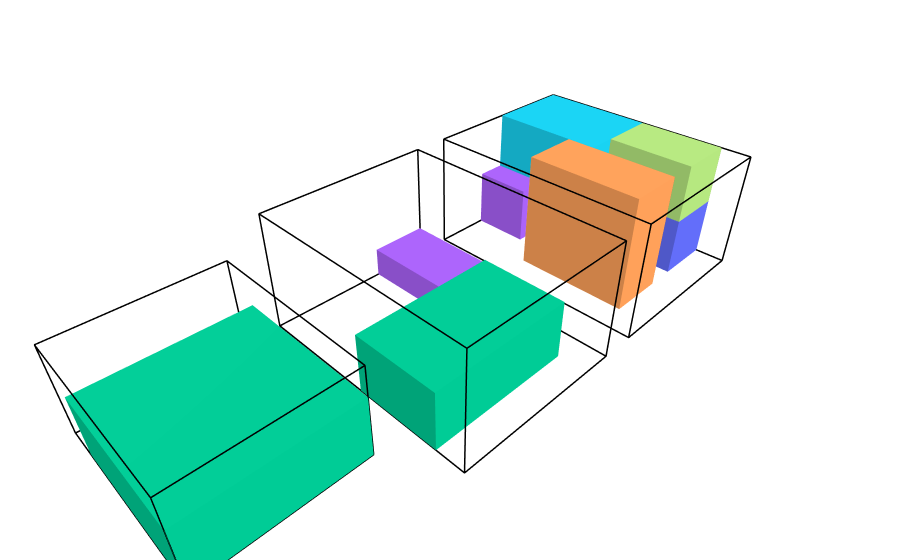

The notebook cell saved with this chart:
### Markdown cell above
Berikut hasil penyelesaiannya serta visualisasinya.

### Code cell
print(result_3)
draw_state(result_3.final_state)

### Figure 1 — Plotly figure (JSON) as saved in the notebook; plotly's stock layout.template omitted (floating-point values rounded to 4 significant figures)
{"data": [{"hovertemplate": "%{hovertext}<extra></extra>", "hovertext": ["<b>ID:</b> T1<br><b>Size:</b> 6x8x4<br><b>Max_Capacity:</b> 70<br>", "<b>ID:</b> T1<br><b>Size:</b> 6x8x4<br><b>Max_Capacity:</b> 70<br>", "<b>ID:</b> T1<br><b>Size:</b> 6x8x4<br><b>Max_Capacity:</b> 70<br>", "<b>ID:</b> T1<br><b>Size:</b> 6x8x4<br><b>Max_Capacity:</b> 70<br>", "<b>ID:</b> T1<br><b>Size:</b> 6x8x4<br><b>Max_Capacity:</b> 70<br>", "<b>ID:</b> T1<br><b>Size:</b> 6x8x4<br><b>Max_Capacity:</b> 70<br>", "<b>ID:</b> T1<br><b>Size:</b> 6x8x4<br><b>Max_Capacity:</b> 70<br>", "<b>ID:</b> T1<br><b>Size:</b> 6x8x4<br><b>Max_Capacity:</b> 70<br>", "<b>ID:</b> T1<br><b>Size:</b> 6x8x4<br><b>Max_Capacity:</b> 70<br>", "<b>ID:</b> T1<br><b>Size:</b> 6x8x4<br><b>Max_Capacity:</b> 70<br>", "<b>ID:</b> T1<br><b>Size:</b> 6x8x4<br><b>Max_Capacity:</b> 70<br>", "<b>ID:</b> T1<br><b>Size:</b> 6x8x4<br><b>Max_Capacity:</b> 70<br>", "<b>ID:</b> T1<br><b>Size:</b> 6x8x4<br><b>Max_Capacity:</b> 70<br>", "<b>ID:</b> T1<br><b>Size:</b> 6x8x4<br><b>Max_Capacity:</b> 70<br>", "<b>ID:</b> T1<br><b>Size:</b> 6x8x4<br><b>Max_Capacity:</b> 70<br>", "<b>ID:</b> T1<br><b>Size:</b> 6x8x4<br><b>Max_Capacity:</b> 70<br>", "<b>ID:</b> T1<br><b>Size:</b> 6x8x4<br><b>Max_Capacity:</b> 70<br>", "<b>ID:</b> T1<br><b>Size:</b> 6x8x4<br><b>Max_Capacity:</b> 70<br>", "<b>ID:</b> T1<br><b>Size:</b> 6x8x4<br><b>Max_Capacity:</b> 70<br>", "<b>ID:</b> T1<br><b>Size:</b> 6x8x4<br><b>Max_Capacity:</b> 70<br>", "<b>ID:</b> T1<br><b>Size:</b> 6x8x4<br><b>Max_Capacity:</b> 70<br>", "<b>ID:</b> T1<br><b>Size:</b> 6x8x4<br><b>Max_Capacity:</b> 70<br>", "<b>ID:</b> T1<br><b>Size:</b> 6x8x4<br><b>Max_Capacity:</b> 70<br>", "<b>ID:</b> T1<br><b>Size:</b> 6x8x4<br><b>Max_Capacity:</b> 70<br>"], "line": {"color": "black", "width": 3}, "mode": "lines", "name": "Truck T1", "showlegend": false, "type": "scatter3d", "x": [0, 6, 6, 0, 0, null, 0, 6, 6, 0, 0, null, 0, 0, null, 6, 6, null, 6, 6, null, 0, 0, null], "y": [0, 0, 8, 8, 0, null, 0, 0, 8, 8, 0, null, 0, 0, null, 0, 0, null, 8, 8, null, 8, 8, null], "z": [0, 0, 0, 0, 0, null, 4, 4, 4, 4, 4, null, 0, 4, null, 0, 4, null, 0, 4, null, 0, 4, null]}, {"alphahull": 0, "color": "#636EFA", "flatshading": true, "hovertemplate": "%{hovertext}<extra></extra>", "hovertext": ["<b>ID:</b> P2<br><b>Position:</b> (0, 0, 0)<br><b>Size:</b> 2x7x2<br><b>Value:</b> 80<br><b>Weight:</b> 20<br><b>Is_Fragile:</b> False<br><b>ETA:</b> 3", "<b>ID:</b> P2<br><b>Position:</b> (0, 0, 0)<br><b>Size:</b> 2x7x2<br><b>Value:</b> 80<br><b>Weight:</b> 20<br><b>Is_Fragile:</b> False<br><b>ETA:</b> 3", "<b>ID:</b> P2<br><b>Position:</b> (0, 0, 0)<br><b>Size:</b> 2x7x2<br><b>Value:</b> 80<br><b>Weight:</b> 20<br><b>Is_Fragile:</b> False<br><b>ETA:</b> 3", "<b>ID:</b> P2<br><b>Position:</b> (0, 0, 0)<br><b>Size:</b> 2x7x2<br><b>Value:</b> 80<br><b>Weight:</b> 20<br><b>Is_Fragile:</b> False<br><b>ETA:</b> 3", "<b>ID:</b> P2<br><b>Position:</b> (0, 0, 0)<br><b>Size:</b> 2x7x2<br><b>Value:</b> 80<br><b>Weight:</b> 20<br><b>Is_Fragile:</b> False<br><b>ETA:</b> 3", "<b>ID:</b> P2<br><b>Position:</b> (0, 0, 0)<br><b>Size:</b> 2x7x2<br><b>Value:</b> 80<br><b>Weight:</b> 20<br><b>Is_Fragile:</b> False<br><b>ETA:</b> 3", "<b>ID:</b> P2<br><b>Position:</b> (0, 0, 0)<br><b>Size:</b> 2x7x2<br><b>Value:</b> 80<br><b>Weight:</b> 20<br><b>Is_Fragile:</b> False<br><b>ETA:</b> 3", "<b>ID:</b> P2<br><b>Position:</b> (0, 0, 0)<br><b>Size:</b> 2x7x2<br><b>Value:</b> 80<br><b>Weight:</b> 20<br><b>Is_Fragile:</b> False<br><b>ETA:</b> 3"], "name": "Package P2", "opacity": 1, "showlegend": false, "type": "mesh3d", "x": [0, 2, 2, 0, 0, 2, 2, 0], "y": [0, 0, 7, 7, 0, 0, 7, 7], "z": [0, 0, 0, 0, 2, 2, 2, 2]}, {"alphahull": 0, "color": "#FFA15A", "flatshading": true, "hovertemplate": "%{hovertext}<extra></extra>", "hovertext": ["<b>ID:</b> P3<br><b>Position:</b> (3, 3, 0)<br><b>Size:</b> 2x4x4<br><b>Value:</b> 75<br><b>Weight:</b> 18<br><b>Is_Fragile:</b> True<br><b>ETA:</b> 2", "<b>ID:</b> P3<br><b>Position:</b> (3, 3, 0)<br><b>Size:</b> 2x4x4<br><b>Value:</b> 75<br><b>Weight:</b> 18<br><b>Is_Fragile:</b> True<br><b>ETA:</b> 2", "<b>ID:</b> P3<br><b>Position:</b> (3, 3, 0)<br><b>Size:</b> 2x4x4<br><b>Value:</b> 75<br><b>Weight:</b> 18<br><b>Is_Fragile:</b> True<br><b>ETA:</b> 2", "<b>ID:</b> P3<br><b>Position:</b> (3, 3, 0)<br><b>Size:</b> 2x4x4<br><b>Value:</b> 75<br><b>Weight:</b> 18<br><b>Is_Fragile:</b> True<br><b>ETA:</b> 2", "<b>ID:</b> P3<br><b>Position:</b> (3, 3, 0)<br><b>Size:</b> 2x4x4<br><b>Value:</b> 75<br><b>Weight:</b> 18<br><b>Is_Fragile:</b> True<br><b>ETA:</b> 2", "<b>ID:</b> P3<br><b>Position:</b> (3, 3, 0)<br><b>Size:</b> 2x4x4<br><b>Value:</b> 75<br><b>Weight:</b> 18<br><b>Is_Fragile:</b> True<br><b>ETA:</b> 2", "<b>ID:</b> P3<br><b>Position:</b> (3, 3, 0)<br><b>Size:</b> 2x4x4<br><b>Value:</b> 75<br><b>Weight:</b> 18<br><b>Is_Fragile:</b> True<br><b>ETA:</b> 2", "<b>ID:</b> P3<br><b>Position:</b> (3, 3, 0)<br><b>Size:</b> 2x4x4<br><b>Value:</b> 75<br><b>Weight:</b> 18<br><b>Is_Fragile:</b> True<br><b>ETA:</b> 2"], "name": "Package P3", "opacity": 1, "showlegend": false, "type": "mesh3d", "x": [3, 5, 5, 3, 3, 5, 5, 3], "y": [3, 3, 7, 7, 3, 3, 7, 7], "z": [0, 0, 0, 0, 4, 4, 4, 4]}, {"alphahull": 0, "color": "#B6E880", "flatshading": true, "hovertemplate": "%{hovertext}<extra></extra>", "hovertext": ["<b>ID:</b> P5<br><b>Position:</b> (0, 4, 2)<br><b>Size:</b> 2x3x2<br><b>Value:</b> 45<br><b>Weight:</b> 10<br><b>Is_Fragile:</b> True<br><b>ETA:</b> 4", "<b>ID:</b> P5<br><b>Position:</b> (0, 4, 2)<br><b>Size:</b> 2x3x2<br><b>Value:</b> 45<br><b>Weight:</b> 10<br><b>Is_Fragile:</b> True<br><b>ETA:</b> 4", "<b>ID:</b> P5<br><b>Position:</b> (0, 4, 2)<br><b>Size:</b> 2x3x2<br><b>Value:</b> 45<br><b>Weight:</b> 10<br><b>Is_Fragile:</b> True<br><b>ETA:</b> 4", "<b>ID:</b> P5<br><b>Position:</b> (0, 4, 2)<br><b>Size:</b> 2x3x2<br><b>Value:</b> 45<br><b>Weight:</b> 10<br><b>Is_Fragile:</b> True<br><b>ETA:</b> 4", "<b>ID:</b> P5<br><b>Position:</b> (0, 4, 2)<br><b>Size:</b> 2x3x2<br><b>Value:</b> 45<br><b>Weight:</b> 10<br><b>Is_Fragile:</b> True<br><b>ETA:</b> 4", "<b>ID:</b> P5<br><b>Position:</b> (0, 4, 2)<br><b>Size:</b> 2x3x2<br><b>Value:</b> 45<br><b>Weight:</b> 10<br><b>Is_Fragile:</b> True<br><b>ETA:</b> 4", "<b>ID:</b> P5<br><b>Position:</b> (0, 4, 2)<br><b>Size:</b> 2x3x2<br><b>Value:</b> 45<br><b>Weight:</b> 10<br><b>Is_Fragile:</b> True<br><b>ETA:</b> 4", "<b>ID:</b> P5<br><b>Position:</b> (0, 4, 2)<br><b>Size:</b> 2x3x2<br><b>Value:</b> 45<br><b>Weight:</b> 10<br><b>Is_Fragile:</b> True<br><b>ETA:</b> 4"], "name": "Package P5", "opacity": 1, "showlegend": false, "type": "mesh3d", "x": [0, 2, 2, 0, 0, 2, 2, 0], "y": [4, 4, 7, 7, 4, 4, 7, 7], "z": [2, 2, 2, 2, 4, 4, 4, 4]}, {"alphahull": 0, "color": "#19D3F3", "flatshading": true, "hovertemplate": "%{hovertext}<extra></extra>", "hovertext": ["<b>ID:</b> P6<br><b>Position:</b> (0, 0, 2)<br><b>Size:</b> 3x4x2<br><b>Value:</b> 50<br><b>Weight:</b> 12<br><b>Is_Fragile:</b> False<br><b>ETA:</b> 2", "<b>ID:</b> P6<br><b>Position:</b> (0, 0, 2)<br><b>Size:</b> 3x4x2<br><b>Value:</b> 50<br><b>Weight:</b> 12<br><b>Is_Fragile:</b> False<br><b>ETA:</b> 2", "<b>ID:</b> P6<br><b>Position:</b> (0, 0, 2)<br><b>Size:</b> 3x4x2<br><b>Value:</b> 50<br><b>Weight:</b> 12<br><b>Is_Fragile:</b> False<br><b>ETA:</b> 2", "<b>ID:</b> P6<br><b>Position:</b> (0, 0, 2)<br><b>Size:</b> 3x4x2<br><b>Value:</b> 50<br><b>Weight:</b> 12<br><b>Is_Fragile:</b> False<br><b>ETA:</b> 2", "<b>ID:</b> P6<br><b>Position:</b> (0, 0, 2)<br><b>Size:</b> 3x4x2<br><b>Value:</b> 50<br><b>Weight:</b> 12<br><b>Is_Fragile:</b> False<br><b>ETA:</b> 2", "<b>ID:</b> P6<br><b>Position:</b> (0, 0, 2)<br><b>Size:</b> 3x4x2<br><b>Value:</b> 50<br><b>Weight:</b> 12<br><b>Is_Fragile:</b> False<br><b>ETA:</b> 2", "<b>ID:</b> P6<br><b>Position:</b> (0, 0, 2)<br><b>Size:</b> 3x4x2<br><b>Value:</b> 50<br><b>Weight:</b> 12<br><b>Is_Fragile:</b> False<br><b>ETA:</b> 2", "<b>ID:</b> P6<br><b>Position:</b> (0, 0, 2)<br><b>Size:</b> 3x4x2<br><b>Value:</b> 50<br><b>Weight:</b> 12<br><b>Is_Fragile:</b> False<br><b>ETA:</b> 2"], "name": "Package P6", "opacity": 1, "showlegend": false, "type": "mesh3d", "x": [0, 3, 3, 0, 0, 3, 3, 0], "y": [0, 0, 4, 4, 0, 0, 4, 4], "z": [2, 2, 2, 2, 4, 4, 4, 4]}, {"alphahull": 0, "color": "#AB63FA", "flatshading": true, "hovertemplate": "%{hovertext}<extra></extra>", "hovertext": ["<b>ID:</b> P7<br><b>Position:</b> (2, 0, 0)<br><b>Size:</b> 2x2x2<br><b>Value:</b> 35<br><b>Weight:</b> 8<br><b>Is_Fragile:</b> False<br><b>ETA:</b> 5", "<b>ID:</b> P7<br><b>Position:</b> (2, 0, 0)<br><b>Size:</b> 2x2x2<br><b>Value:</b> 35<br><b>Weight:</b> 8<br><b>Is_Fragile:</b> False<br><b>ETA:</b> 5", "<b>ID:</b> P7<br><b>Position:</b> (2, 0, 0)<br><b>Size:</b> 2x2x2<br><b>Value:</b> 35<br><b>Weight:</b> 8<br><b>Is_Fragile:</b> False<br><b>ETA:</b> 5", "<b>ID:</b> P7<br><b>Position:</b> (2, 0, 0)<br><b>Size:</b> 2x2x2<br><b>Value:</b> 35<br><b>Weight:</b> 8<br><b>Is_Fragile:</b> False<br><b>ETA:</b> 5", "<b>ID:</b> P7<br><b>Position:</b> (2, 0, 0)<br><b>Size:</b> 2x2x2<br><b>Value:</b> 35<br><b>Weight:</b> 8<br><b>Is_Fragile:</b> False<br><b>ETA:</b> 5", "<b>ID:</b> P7<br><b>Position:</b> (2, 0, 0)<br><b>Size:</b> 2x2x2<br><b>Value:</b> 35<br><b>Weight:</b> 8<br><b>Is_Fragile:</b> False<br><b>ETA:</b> 5", "<b>ID:</b> P7<br><b>Position:</b> (2, 0, 0)<br><b>Size:</b> 2x2x2<br><b>Value:</b> 35<br><b>Weight:</b> 8<br><b>Is_Fragile:</b> False<br><b>ETA:</b> 5", "<b>ID:</b> P7<br><b>Position:</b> (2, 0, 0)<br><b>Size:</b> 2x2x2<br><b>Value:</b> 35<br><b>Weight:</b> 8<br><b>Is_Fragile:</b> False<br><b>ETA:</b> 5"], "name": "Package P7", "opacity": 1, "showlegend": false, "type": "mesh3d", "x": [2, 4, 4, 2, 2, 4, 4, 2], "y": [0, 0, 2, 2, 0, 0, 2, 2], "z": [0, 0, 0, 0, 2, 2, 2, 2]}, {"hovertemplate": "%{hovertext}<extra></extra>", "hovertext": ["<b>ID:</b> T2<br><b>Size:</b> 6x8x4<br><b>Max_Capacity:</b> 70<br>", "<b>ID:</b> T2<br><b>Size:</b> 6x8x4<br><b>Max_Capacity:</b> 70<br>", "<b>ID:</b> T2<br><b>Size:</b> 6x8x4<br><b>Max_Capacity:</b> 70<br>", "<b>ID:</b> T2<br><b>Size:</b> 6x8x4<br><b>Max_Capacity:</b> 70<br>", "<b>ID:</b> T2<br><b>Size:</b> 6x8x4<br><b>Max_Capacity:</b> 70<br>", "<b>ID:</b> T2<br><b>Size:</b> 6x8x4<br><b>Max_Capacity:</b> 70<br>", "<b>ID:</b> T2<br><b>Size:</b> 6x8x4<br><b>Max_Capacity:</b> 70<br>", "<b>ID:</b> T2<br><b>Size:</b> 6x8x4<br><b>Max_Capacity:</b> 70<br>", "<b>ID:</b> T2<br><b>Size:</b> 6x8x4<br><b>Max_Capacity:</b> 70<br>", "<b>ID:</b> T2<br><b>Size:</b> 6x8x4<br><b>Max_Capacity:</b> 70<br>", "<b>ID:</b> T2<br><b>Size:</b> 6x8x4<br><b>Max_Capacity:</b> 70<br>", "<b>ID:</b> T2<br><b>Size:</b> 6x8x4<br><b>Max_Capacity:</b> 70<br>", "<b>ID:</b> T2<br><b>Size:</b> 6x8x4<br><b>Max_Capacity:</b> 70<br>", "<b>ID:</b> T2<br><b>Size:</b> 6x8x4<br><b>Max_Capacity:</b> 70<br>", "<b>ID:</b> T2<br><b>Size:</b> 6x8x4<br><b>Max_Capacity:</b> 70<br>", "<b>ID:</b> T2<br><b>Size:</b> 6x8x4<br><b>Max_Capacity:</b> 70<br>", "<b>ID:</b> T2<br><b>Size:</b> 6x8x4<br><b>Max_Capacity:</b> 70<br>", "<b>ID:</b> T2<br><b>Size:</b> 6x8x4<br><b>Max_Capacity:</b> 70<br>", "<b>ID:</b> T2<br><b>Size:</b> 6x8x4<br><b>Max_Capacity:</b> 70<br>", "<b>ID:</b> T2<br><b>Size:</b> 6x8x4<br><b>Max_Capacity:</b> 70<br>", "<b>ID:</b> T2<br><b>Size:</b> 6x8x4<br><b>Max_Capacity:</b> 70<br>", "<b>ID:</b> T2<br><b>Size:</b> 6x8x4<br><b>Max_Capacity:</b> 70<br>", "<b>ID:</b> T2<br><b>Size:</b> 6x8x4<br><b>Max_Capacity:</b> 70<br>", "<b>ID:</b> T2<br><b>Size:</b> 6x8x4<br><b>Max_Capacity:</b> 70<br>"], "line": {"color": "black", "width": 3}, "mode": "lines", "name": "Truck T2", "showlegend": false, "type": "scatter3d", "x": [7.2, 13.2, 13.2, 7.2, 7.2, null, 7.2, 13.2, 13.2, 7.2, 7.2, null, 7.2, 7.2, null, 13.2, 13.2, null, 13.2, 13.2, null, 7.2, 7.2, null], "y": [0, 0, 8, 8, 0, null, 0, 0, 8, 8, 0, null, 0, 0, null, 0, 0, null, 8, 8, null, 8, 8, null], "z": [0, 0, 0, 0, 0, null, 4, 4, 4, 4, 4, null, 0, 4, null, 0, 4, null, 0, 4, null, 0, 4, null]}, {"alphahull": 0, "color": "#00CC96", "flatshading": true, "hovertemplate": "%{hovertext}<extra></extra>", "hovertext": ["<b>ID:</b> P4<br><b>Position:</b> (0.9999999999999991, 4, 0)<br><b>Size:</b> 5x3x2<br><b>Value:</b> 60<br><b>Weight:</b> 15<br><b>Is_Fragile:</b> False<br><b>ETA:</b> 1", "<b>ID:</b> P4<br><b>Position:</b> (0.9999999999999991, 4, 0)<br><b>Size:</b> 5x3x2<br><b>Value:</b> 60<br><b>Weight:</b> 15<br><b>Is_Fragile:</b> False<br><b>ETA:</b> 1", "<b>ID:</b> P4<br><b>Position:</b> (0.9999999999999991, 4, 0)<br><b>Size:</b> 5x3x2<br><b>Value:</b> 60<br><b>Weight:</b> 15<br><b>Is_Fragile:</b> False<br><b>ETA:</b> 1", "<b>ID:</b> P4<br><b>Position:</b> (0.9999999999999991, 4, 0)<br><b>Size:</b> 5x3x2<br><b>Value:</b> 60<br><b>Weight:</b> 15<br><b>Is_Fragile:</b> False<br><b>ETA:</b> 1", "<b>ID:</b> P4<br><b>Position:</b> (0.9999999999999991, 4, 0)<br><b>Size:</b> 5x3x2<br><b>Value:</b> 60<br><b>Weight:</b> 15<br><b>Is_Fragile:</b> False<br><b>ETA:</b> 1", "<b>ID:</b> P4<br><b>Position:</b> (0.9999999999999991, 4, 0)<br><b>Size:</b> 5x3x2<br><b>Value:</b> 60<br><b>Weight:</b> 15<br><b>Is_Fragile:</b> False<br><b>ETA:</b> 1", "<b>ID:</b> P4<br><b>Position:</b> (0.9999999999999991, 4, 0)<br><b>Size:</b> 5x3x2<br><b>Value:</b> 60<br><b>Weight:</b> 15<br><b>Is_Fragile:</b> False<br><b>ETA:</b> 1", "<b>ID:</b> P4<br><b>Position:</b> (0.9999999999999991, 4, 0)<br><b>Size:</b> 5x3x2<br><b>Value:</b> 60<br><b>Weight:</b> 15<br><b>Is_Fragile:</b> False<br><b>ETA:</b> 1"], "name": "Package P4", "opacity": 1, "showlegend": false, "type": "mesh3d", "x": [8.2, 13.2, 13.2, 8.2, 8.2, 13.2, 13.2, 8.2], "y": [4, 4, 7, 7, 4, 4, 7, 7], "z": [0, 0, 0, 0, 2, 2, 2, 2]}, {"alphahull": 0, "color": "#AB63FA", "flatshading": true, "hovertemplate": "%{hovertext}<extra></extra>", "hovertext": ["<b>ID:</b> P8<br><b>Position:</b> (0.0, 0, 0)<br><b>Size:</b> 2x3x1<br><b>Value:</b> 30<br><b>Weight:</b> 6<br><b>Is_Fragile:</b> True<br><b>ETA:</b> 1", "<b>ID:</b> P8<br><b>Position:</b> (0.0, 0, 0)<br><b>Size:</b> 2x3x1<br><b>Value:</b> 30<br><b>Weight:</b> 6<br><b>Is_Fragile:</b> True<br><b>ETA:</b> 1", "<b>ID:</b> P8<br><b>Position:</b> (0.0, 0, 0)<br><b>Size:</b> 2x3x1<br><b>Value:</b> 30<br><b>Weight:</b> 6<br><b>Is_Fragile:</b> True<br><b>ETA:</b> 1", "<b>ID:</b> P8<br><b>Position:</b> (0.0, 0, 0)<br><b>Size:</b> 2x3x1<br><b>Value:</b> 30<br><b>Weight:</b> 6<br><b>Is_Fragile:</b> True<br><b>ETA:</b> 1", "<b>ID:</b> P8<br><b>Position:</b> (0.0, 0, 0)<br><b>Size:</b> 2x3x1<br><b>Value:</b> 30<br><b>Weight:</b> 6<br><b>Is_Fragile:</b> True<br><b>ETA:</b> 1", "<b>ID:</b> P8<br><b>Position:</b> (0.0, 0, 0)<br><b>Size:</b> 2x3x1<br><b>Value:</b> 30<br><b>Weight:</b> 6<br><b>Is_Fragile:</b> True<br><b>ETA:</b> 1", "<b>ID:</b> P8<br><b>Position:</b> (0.0, 0, 0)<br><b>Size:</b> 2x3x1<br><b>Value:</b> 30<br><b>Weight:</b> 6<br><b>Is_Fragile:</b> True<br><b>ETA:</b> 1", "<b>ID:</b> P8<br><b>Position:</b> (0.0, 0, 0)<br><b>Size:</b> 2x3x1<br><b>Value:</b> 30<br><b>Weight:</b> 6<br><b>Is_Fragile:</b> True<br><b>ETA:</b> 1"], "name": "Package P8", "opacity": 1, "showlegend": false, "type": "mesh3d", "x": [7.2, 9.2, 9.2, 7.2, 7.2, 9.2, 9.2, 7.2], "y": [0, 0, 3, 3, 0, 0, 3, 3], "z": [0, 0, 0, 0, 1, 1, 1, 1]}, {"alphahull": 0, "color": "#EF553B", "flatshading": true, "hovertemplate": "%{hovertext}<extra></extra>", "hovertext": ["<b>ID:</b> P9<br><b>Position:</b> (0.0, 3, 0)<br><b>Size:</b> 1x2x1<br><b>Value:</b> 20<br><b>Weight:</b> 4<br><b>Is_Fragile:</b> False<br><b>ETA:</b> 3", "<b>ID:</b> P9<br><b>Position:</b> (0.0, 3, 0)<br><b>Size:</b> 1x2x1<br><b>Value:</b> 20<br><b>Weight:</b> 4<br><b>Is_Fragile:</b> False<br><b>ETA:</b> 3", "<b>ID:</b> P9<br><b>Position:</b> (0.0, 3, 0)<br><b>Size:</b> 1x2x1<br><b>Value:</b> 20<br><b>Weight:</b> 4<br><b>Is_Fragile:</b> False<br><b>ETA:</b> 3", "<b>ID:</b> P9<br><b>Position:</b> (0.0, 3, 0)<br><b>Size:</b> 1x2x1<br><b>Value:</b> 20<br><b>Weight:</b> 4<br><b>Is_Fragile:</b> False<br><b>ETA:</b> 3", "<b>ID:</b> P9<br><b>Position:</b> (0.0, 3, 0)<br><b>Size:</b> 1x2x1<br><b>Value:</b> 20<br><b>Weight:</b> 4<br><b>Is_Fragile:</b> False<br><b>ETA:</b> 3", "<b>ID:</b> P9<br><b>Position:</b> (0.0, 3, 0)<br><b>Size:</b> 1x2x1<br><b>Value:</b> 20<br><b>Weight:</b> 4<br><b>Is_Fragile:</b> False<br><b>ETA:</b> 3", "<b>ID:</b> P9<br><b>Position:</b> (0.0, 3, 0)<br><b>Size:</b> 1x2x1<br><b>Value:</b> 20<br><b>Weight:</b> 4<br><b>Is_Fragile:</b> False<br><b>ETA:</b> 3", "<b>ID:</b> P9<br><b>Position:</b> (0.0, 3, 0)<br><b>Size:</b> 1x2x1<br><b>Value:</b> 20<br><b>Weight:</b> 4<br><b>Is_Fragile:</b> False<br><b>ETA:</b> 3"], "name": "Package P9", "opacity": 1, "showlegend": false, "type": "mesh3d", "x": [7.2, 8.2, 8.2, 7.2, 7.2, 8.2, 8.2, 7.2], "y": [3, 3, 5, 5, 3, 3, 5, 5], "z": [0, 0, 0, 0, 1, 1, 1, 1]}, {"hovertemplate": "%{hovertext}<extra></extra>", "hovertext": ["<b>ID:</b> T3<br><b>Size:</b> 5x6x3<br><b>Max_Capacity:</b> 40<br>", "<b>ID:</b> T3<br><b>Size:</b> 5x6x3<br><b>Max_Capacity:</b> 40<br>", "<b>ID:</b> T3<br><b>Size:</b> 5x6x3<br><b>Max_Capacity:</b> 40<br>", "<b>ID:</b> T3<br><b>Size:</b> 5x6x3<br><b>Max_Capacity:</b> 40<br>", "<b>ID:</b> T3<br><b>Size:</b> 5x6x3<br><b>Max_Capacity:</b> 40<br>", "<b>ID:</b> T3<br><b>Size:</b> 5x6x3<br><b>Max_Capacity:</b> 40<br>", "<b>ID:</b> T3<br><b>Size:</b> 5x6x3<br><b>Max_Capacity:</b> 40<br>", "<b>ID:</b> T3<br><b>Size:</b> 5x6x3<br><b>Max_Capacity:</b> 40<br>", "<b>ID:</b> T3<br><b>Size:</b> 5x6x3<br><b>Max_Capacity:</b> 40<br>", "<b>ID:</b> T3<br><b>Size:</b> 5x6x3<br><b>Max_Capacity:</b> 40<br>", "<b>ID:</b> T3<br><b>Size:</b> 5x6x3<br><b>Max_Capacity:</b> 40<br>", "<b>ID:</b> T3<br><b>Size:</b> 5x6x3<br><b>Max_Capacity:</b> 40<br>", "<b>ID:</b> T3<br><b>Size:</b> 5x6x3<br><b>Max_Capacity:</b> 40<br>", "<b>ID:</b> T3<br><b>Size:</b> 5x6x3<br><b>Max_Capacity:</b> 40<br>", "<b>ID:</b> T3<br><b>Size:</b> 5x6x3<br><b>Max_Capacity:</b> 40<br>", "<b>ID:</b> T3<br><b>Size:</b> 5x6x3<br><b>Max_Capacity:</b> 40<br>", "<b>ID:</b> T3<br><b>Size:</b> 5x6x3<br><b>Max_Capacity:</b> 40<br>", "<b>ID:</b> T3<br><b>Size:</b> 5x6x3<br><b>Max_Capacity:</b> 40<br>", "<b>ID:</b> T3<br><b>Size:</b> 5x6x3<br><b>Max_Capacity:</b> 40<br>", "<b>ID:</b> T3<br><b>Size:</b> 5x6x3<br><b>Max_Capacity:</b> 40<br>", "<b>ID:</b> T3<br><b>Size:</b> 5x6x3<br><b>Max_Capacity:</b> 40<br>", "<b>ID:</b> T3<br><b>Size:</b> 5x6x3<br><b>Max_Capacity:</b> 40<br>", "<b>ID:</b> T3<br><b>Size:</b> 5x6x3<br><b>Max_Capacity:</b> 40<br>", "<b>ID:</b> T3<br><b>Size:</b> 5x6x3<br><b>Max_Capacity:</b> 40<br>"], "line": {"color": "black", "width": 3}, "mode": "lines", "name": "Truck T3", "showlegend": false, "type": "scatter3d", "x": [14.4, 19.4, 19.4, 14.4, 14.4, null, 14.4, 19.4, 19.4, 14.4, 14.4, null, 14.4, 14.4, null, 19.4, 19.4, null, 19.4, 19.4, null, 14.4, 14.4, null], "y": [0, 0, 6, 6, 0, null, 0, 0, 6, 6, 0, null, 0, 0, null, 0, 0, null, 6, 6, null, 6, 6, null], "z": [0, 0, 0, 0, 0, null, 3, 3, 3, 3, 3, null, 0, 3, null, 0, 3, null, 0, 3, null, 0, 3, null]}, {"alphahull": 0, "color": "#00CC96", "flatshading": true, "hovertemplate": "%{hovertext}<extra></extra>", "hovertext": ["<b>ID:</b> P1<br><b>Position:</b> (0.0, 1, 0)<br><b>Size:</b> 5x5x2<br><b>Value:</b> 90<br><b>Weight:</b> 25<br><b>Is_Fragile:</b> False<br><b>ETA:</b> 1", "<b>ID:</b> P1<br><b>Position:</b> (0.0, 1, 0)<br><b>Size:</b> 5x5x2<br><b>Value:</b> 90<br><b>Weight:</b> 25<br><b>Is_Fragile:</b> False<br><b>ETA:</b> 1", "<b>ID:</b> P1<br><b>Position:</b> (0.0, 1, 0)<br><b>Size:</b> 5x5x2<br><b>Value:</b> 90<br><b>Weight:</b> 25<br><b>Is_Fragile:</b> False<br><b>ETA:</b> 1", "<b>ID:</b> P1<br><b>Position:</b> (0.0, 1, 0)<br><b>Size:</b> 5x5x2<br><b>Value:</b> 90<br><b>Weight:</b> 25<br><b>Is_Fragile:</b> False<br><b>ETA:</b> 1", "<b>ID:</b> P1<br><b>Position:</b> (0.0, 1, 0)<br><b>Size:</b> 5x5x2<br><b>Value:</b> 90<br><b>Weight:</b> 25<br><b>Is_Fragile:</b> False<br><b>ETA:</b> 1", "<b>ID:</b> P1<br><b>Position:</b> (0.0, 1, 0)<br><b>Size:</b> 5x5x2<br><b>Value:</b> 90<br><b>Weight:</b> 25<br><b>Is_Fragile:</b> False<br><b>ETA:</b> 1", "<b>ID:</b> P1<br><b>Position:</b> (0.0, 1, 0)<br><b>Size:</b> 5x5x2<br><b>Value:</b> 90<br><b>Weight:</b> 25<br><b>Is_Fragile:</b> False<br><b>ETA:</b> 1", "<b>ID:</b> P1<br><b>Position:</b> (0.0, 1, 0)<br><b>Size:</b> 5x5x2<br><b>Value:</b> 90<br><b>Weight:</b> 25<br><b>Is_Fragile:</b> False<br><b>ETA:</b> 1"], "name": "Package P1", "opacity": 1, "showlegend": false, "type": "mesh3d", "x": [14.4, 19.4, 19.4, 14.4, 14.4, 19.4, 19.4, 14.4], "y": [1, 1, 6, 6, 1, 1, 6, 6], "z": [0, 0, 0, 0, 2, 2, 2, 2]}], "layout": {"margin": {"b": 0, "l": 0, "pad": 0, "r": 0, "t": 0}, "scene": {"aspectmode": "data", "xaxis": {"showbackground": false, "showgrid": false, "showticklabels": false, "ticks": "", "title": {"text": ""}, "zeroline": false}, "yaxis": {"showbackground": false, "showgrid": false, "showticklabels": false, "ticks": "", "title": {"text": ""}, "zeroline": false}, "zaxis": {"showbackground": false, "showgrid": false, "showticklabels": false, "ticks": "", "title": {"text": ""}, "zeroline": false}}}}
